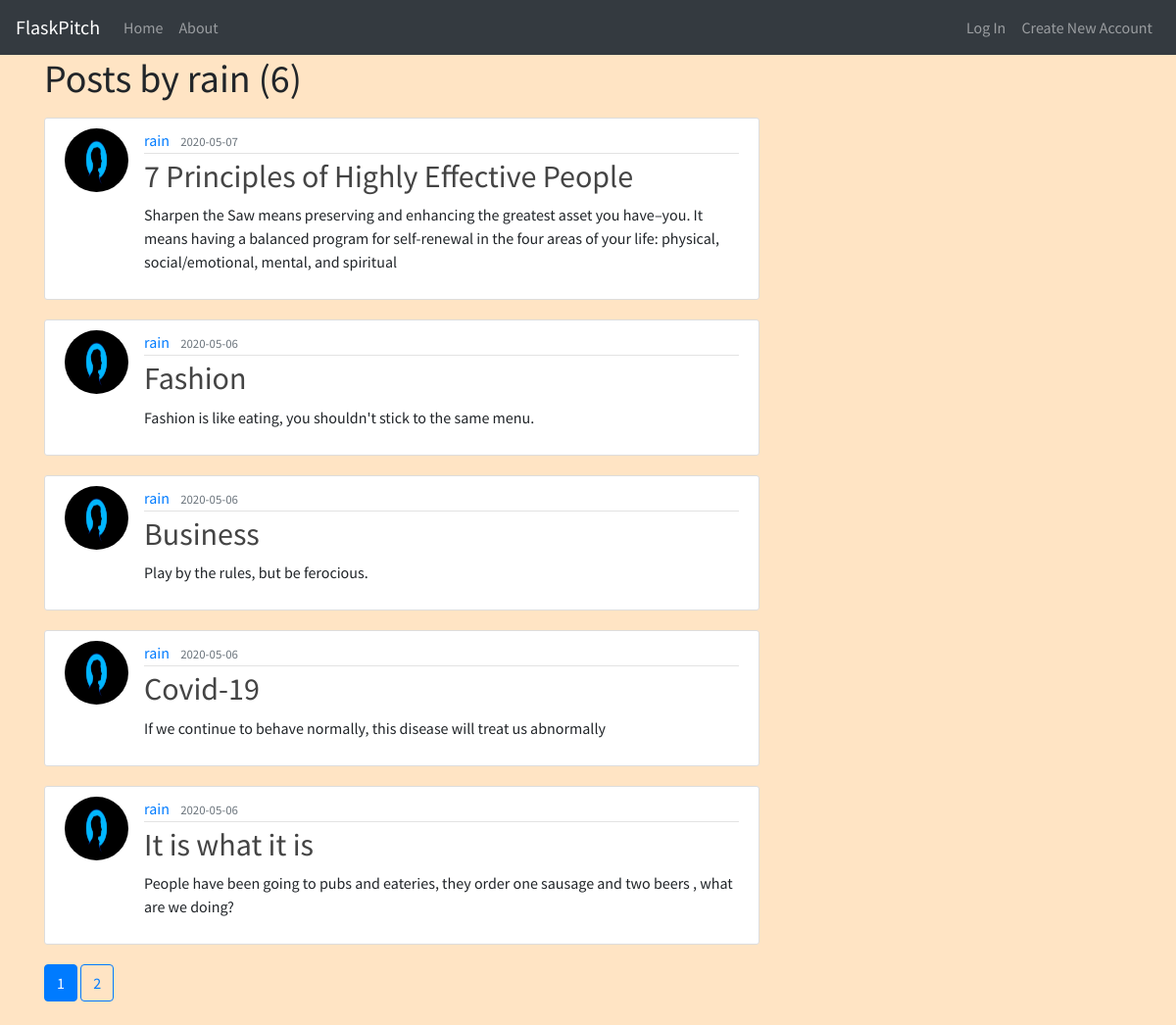
/user/rain, run on an earlier commit of the app's database.
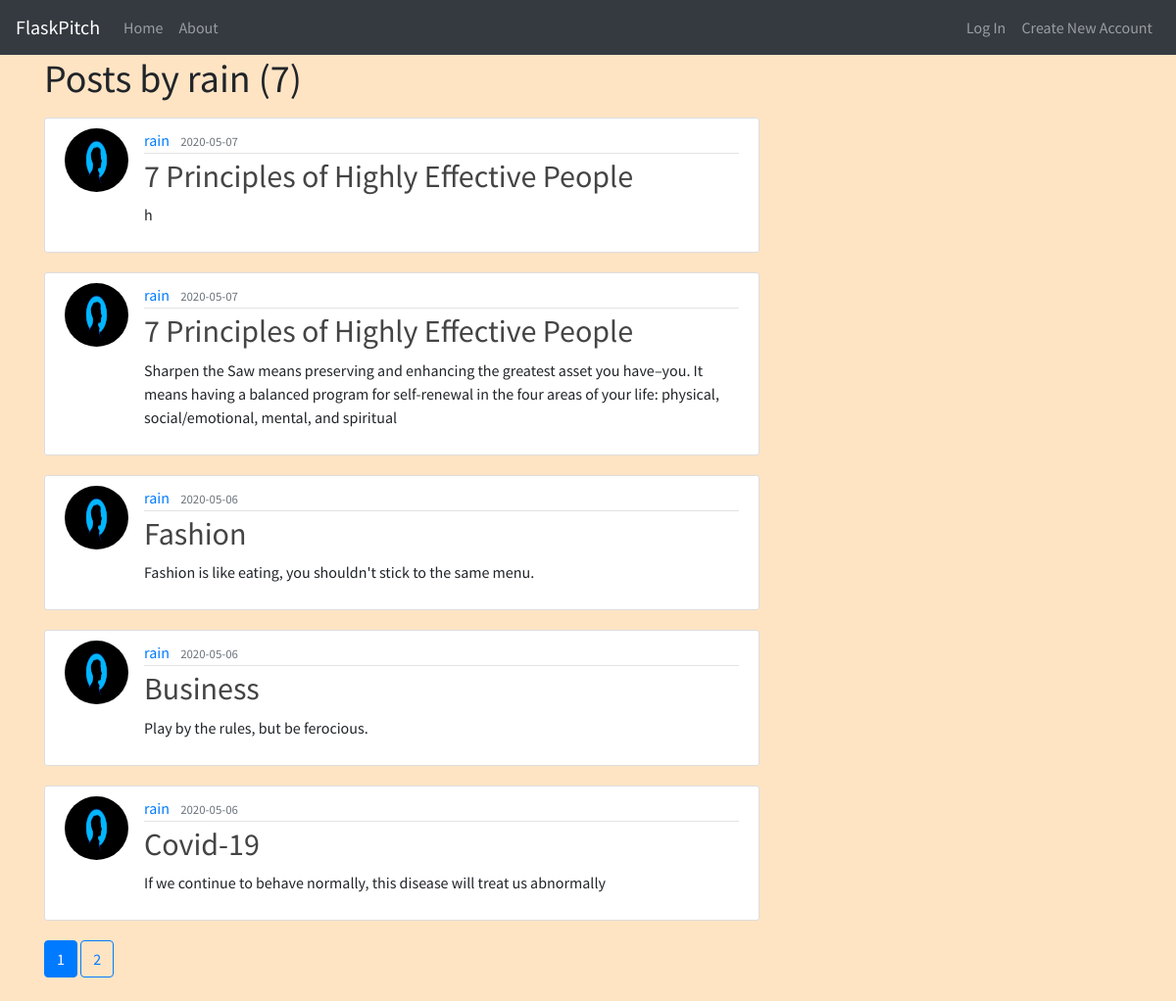
And on a later commit of the database.
### app/models.py (models this page shows, shortened)
class Post(db.Model):
    id = db.Column(db.Integer, primary_key = True)
    title = db.Column(db.String(100), nullable = False)
    date_posted = db.Column(db.DateTime, nullable = False, default = datetime.utcnow)
    content = db.Column(db.Text, nullable =False)
    user_id = db.Column(db.Integer, db.ForeignKey('user.id'), nullable = False)

class User(db.Model, UserMixin):
    id = db.Column(db.Integer, primary_key = True)
    username = db.Column(db.String(20), unique= True, nullable = False )
    email = db.Column(db.String(120), unique= True, nullable = False )
    image_file = db.Column(db.String(20), nullable = False, default = 'default.jpeg' )
    password = db.Column(db.String(60), nullable = False )
    posts = db.relationship('Post', backref = 'author', lazy = True)

### app/users/views.py (the view)
@users.route("/user/<string:username>")
def user_posts(username):
    page = request.args.get('page', 1, type=int)
    user = User.query.filter_by(username=username).first_or_404()
    posts = Post.query.filter_by(author=user)\
        .order_by(Post.date_posted.desc())\
        .paginate(page = page, per_page=5)
    return render_template('users.html', posts = posts, user = user)

### app/templates/users.html
{% extends 'index.html' %}
{% block content %}
<h1 class="mb-3">Posts by {{ user.username }} ({{ posts.total }})</h1>
{% for post in posts.items %}
<article class="media content-section">
    <img class="rounded-circle article-img"
        src="{{ url_for('static', filename='css/images/' + post.author.image_file) }}">
    <div class="media-body">
        <div class="article-metadata">
            <a class="mr-2"
                href="{{ url_for('users.user_posts', username=post.author.username) }}">{{ post.author.username }}</a>
            <small class="text-muted">{{ post.date_posted.strftime('%Y-%m-%d') }}</small>
        </div>
        <h2><a class="article-title" href="{{ url_for('posts.post', post_id=post.id) }}">{{ post.title }}</a></h2>
        <p class="article-content">{{ post.content }}</p>
    </div>
</article>
{% endfor %}
{% for page_num in posts.iter_pages(left_edge=1, right_edge=1, left_current=1, right_current=2) %}
{% if page_num %}
{% if posts.page == page_num %}
<a class="btn btn-primary mb-4"
    href="{{ url_for('users.user_posts', username=user.username, page=page_num) }}">{{ page_num }}</a>
{% else %}
<a class="btn btn-outline-primary mb-4"
    href="{{ url_for('users.user_posts', username=user.username, page=page_num) }}">{{ page_num }}</a>
{% endif %}
{% else %}
...
{% endif %}
{% endfor %}
{% endblock %}

What changed in the data, as far as the page shows it:
no longer on this page (row unchanged): Post: image_file (placeholder picture), author.username "rain", date_posted "2020-05-06", title "It is what it is", content "People have been going to pubs and eateries, they order one sausage and two beers , what are we doing?"
added Post: image_file (placeholder picture), author.username "rain", date_posted "2020-05-07", title "7 Principles of Highly Effective People", content "h"
Also different on the page:
{{ posts.total }}: "6" → "7"
